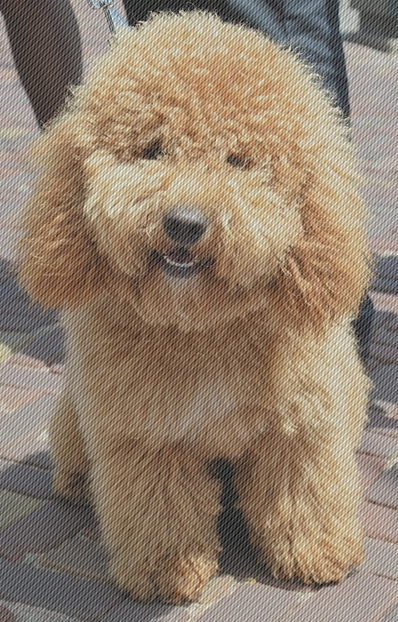
%> input picture v2_1.bmp, 398 x 622 px
$ octave BatterworthFilter.m   (GNU Octave 9; MATLAB toolbox functions it lacks are replaced by stand-ins)
%> lines starting %> are read from the running program, lines starting %| are printed output that depends on the picture
clc
clear
close all
i = im2double(imread('v2_1.bmp'));
%=================задание шкалы частот=====================================
[ymax,xmax] = size(i(:,:,1));
%> ymax = 622; xmax = 398
x = 0:1:xmax;
%> x = 399 values from 0 to 398
y = 0:1:ymax;
%> y = 623 values from 0 to 622

nux = 1:length(x);
%> nux = 399 values from 1 to 399
nuy = 1:length(y);
%> nuy = 623 values from 1 to 623

dnux = 1/(xmax);
%> dnux = 0.00251
dnuy = 1/(ymax);
%> dnuy = 0.00161

nux =-0.5:dnux:(0.5*xmax-1)/xmax;
%> nux = 398 values from -0.5 to 0.497
nuy =-0.5:dnuy:(0.5*ymax-1)/ymax;
%> nuy = 622 values from -0.5 to 0.498
%========готовое для вывода спектра=======
imagef = (fft2(i));
imagefshift(:,:,1) = fftshift(imagef(:,:,1));
imagefshift(:,:,2) = fftshift(imagef(:,:,2));
imagefshift(:,:,3) = fftshift(imagef(:,:,3));
%=======изменение диапазона для imshow
imagef1 = mat2gray(log(abs(imagefshift)));
i1 = mat2gray(i);

figure(1)
subplot(1,2,1);
imagesc(x,y,i1)
xlabel('x, пиксель');
ylabel('y, пиксель');
title('Оригинал');

subplot(1,2,2);
imagesc(nux,nuy,abs(imagef1))
title('Логарифм спектра');
xlabel('\nu_x, пиксель^{-1}');
ylabel('\nu_y, пиксель^{-1}');
%============Задание фильтра Гаусса=============
[c,r] = meshgrid (nux, nuy);
d = sqrt((r).^2+(c).^2);
nu_cutoff = 0.1;
gauss = exp (-d.^2/(0.5*nu_cutoff^2));
% h_h = 1-gauss;

figure(2)
subplot(1,2,1);
imagesc(nux,nuy,gauss)
colormap gray
title('Гауссов фильтр');
xlabel('\nu_x, пиксель^{-1}');
ylabel('\nu_y, пиксель^{-1}');
colorbar
subplot(1,2,2);
plot(nux(270:540),gauss(360,270:540))
%> (this line was passed over: plot is not available in this run)
title('Гауссов фильтр для \nu_y = 0');
xlabel('\nu_x, пиксель^{-1}');
ylabel('Амплитуда');
%=========применение фильтра в частотах, спектр результата, оригинальное===
imagefgaussed = imagefshift.*gauss;
imagegaussed = ifft2(imagefgaussed);
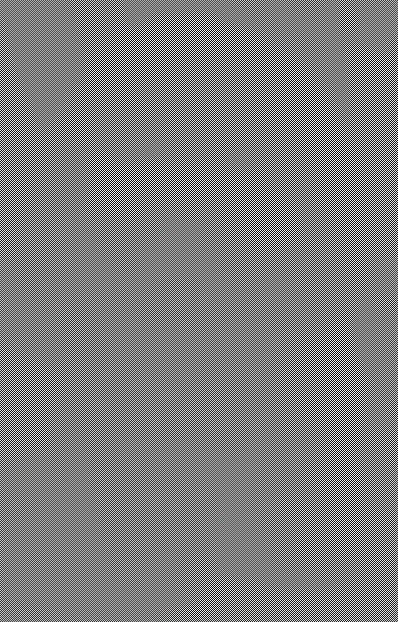
%> imagegaussed: size 622x398x3 double; mean R, G, B 5.9e-20, 3.74e-20, -1.05e-20; drawn with min black and max white

imagegaussed1 = mat2gray(abs(imagegaussed));
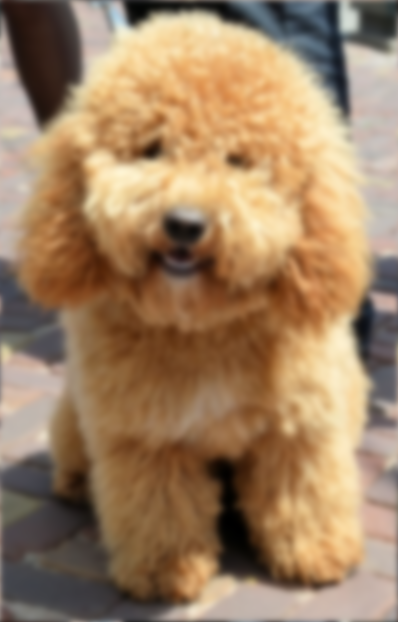
%> imagegaussed1: size 622x398x3 double; mean R, G, B 0.624, 0.509, 0.39
figure(3)
subplot (1,2,1);
imagesc(nux,nuy,abs(imagefgaussed))
title('Спектр после перемножения')
xlabel('\nu_x, пиксель^{-1}');
ylabel('\nu_y, пиксель^{-1}');
subplot (1,2,2);
imshow(imagegaussed1)
title('Обработанное изображение')
xlabel('x, пиксель');
ylabel('y, пиксель');
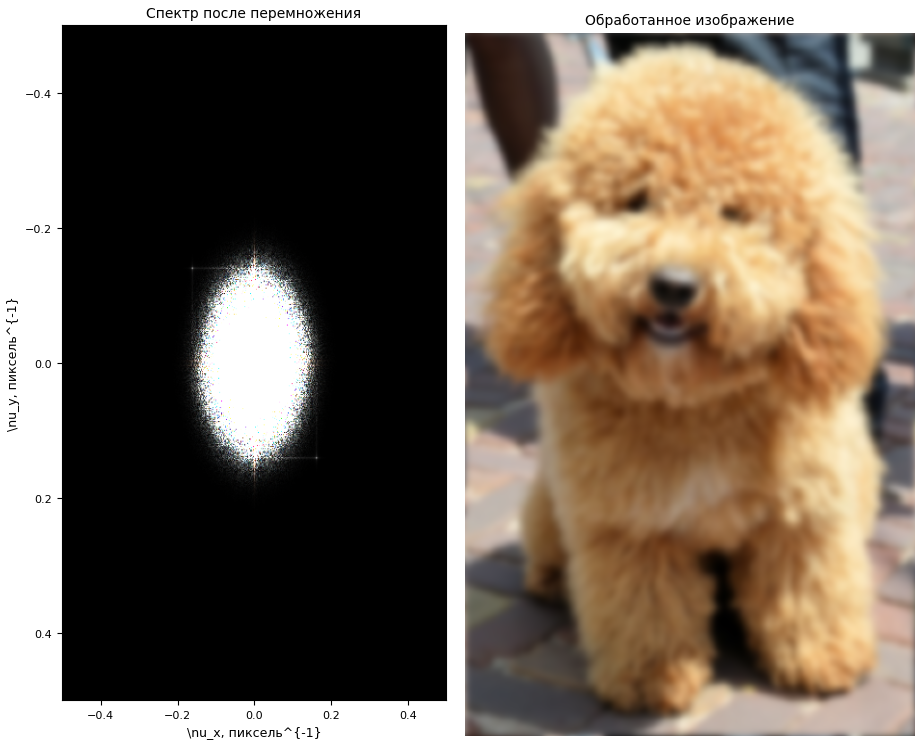
%> figure redrawn from the program's plot data, 2 panels
%
%==================обратное ДПФ от фильтра, получение симм. маски==========
gauss_=ifft2(gauss);
gauss_mask = gauss((356:366),(266:276));
gauss_mask = gauss_mask/sum(sum(gauss_mask));
gauss_ = mat2gray(abs(gauss_));
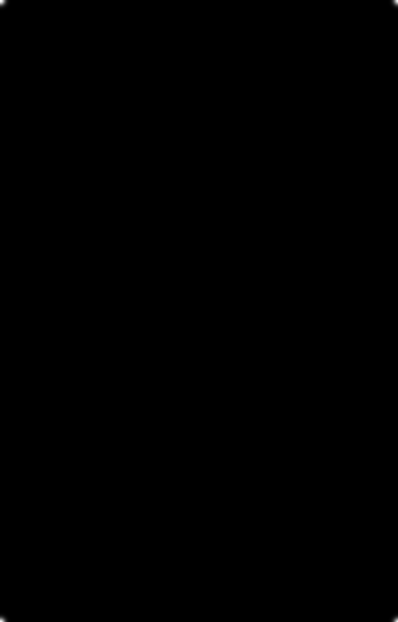
%> gauss_: size 622x398 double; min 0, max 1, mean 0.000257
figure(4)
subplot(1,2,1);
imagesc(x,y,gauss)
colormap gray
title('Результат обратного Фурье')
xlabel('x, пиксель');
ylabel('y, пиксель');
subplot(1,2,2);
imshow(gauss_mask,[])
title('Полученная маска 11x11')
xlabel('x, пиксель');
ylabel('y, пиксель');
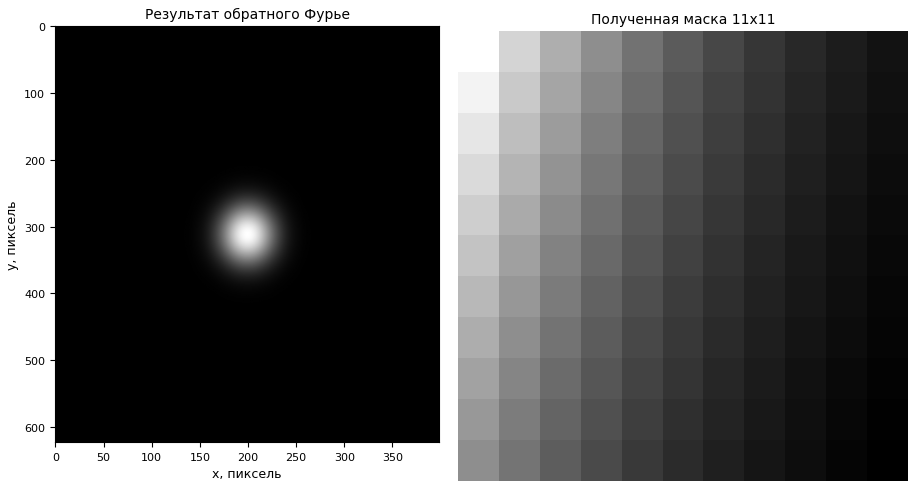
%> figure redrawn from the program's plot data, 2 panels

%=================свёртка изображения с мини-Гауссом с дополн. нулями======
image_filtered = imfilter(i,gauss_mask);
image_filtered = mat2gray(image_filtered);
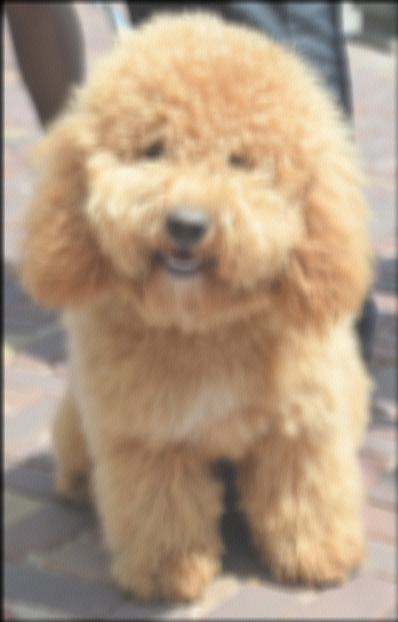
%> image_filtered: size 622x398x3 double; mean R, G, B 0.69, 0.602, 0.51
result = image_filtered-imagegaussed1;
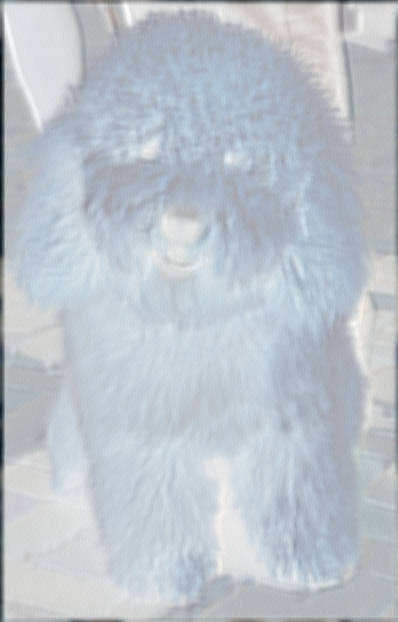
%> result: size 622x398x3 double; mean R, G, B 0.066, 0.0928, 0.12; drawn with min black and max white
result = mat2gray(result);
figure(5)
subplot(1,3,1);
imshow (image_filtered)
title('Результат применения фильтра в пространстве')
xlabel('x, пиксель');
ylabel('y, пиксель');
subplot(1,3,2);
imshow(imagegaussed1)
title('Результат применения фильтра в частотах')
xlabel('x, пиксель');
ylabel('y, пиксель');
subplot(1,3,3);
imshow(abs((result)),[]);
title('Разность двух изображений')
xlabel('x, пиксель');
ylabel('y, пиксель');


figure(6)
imshow(image_filtered)
